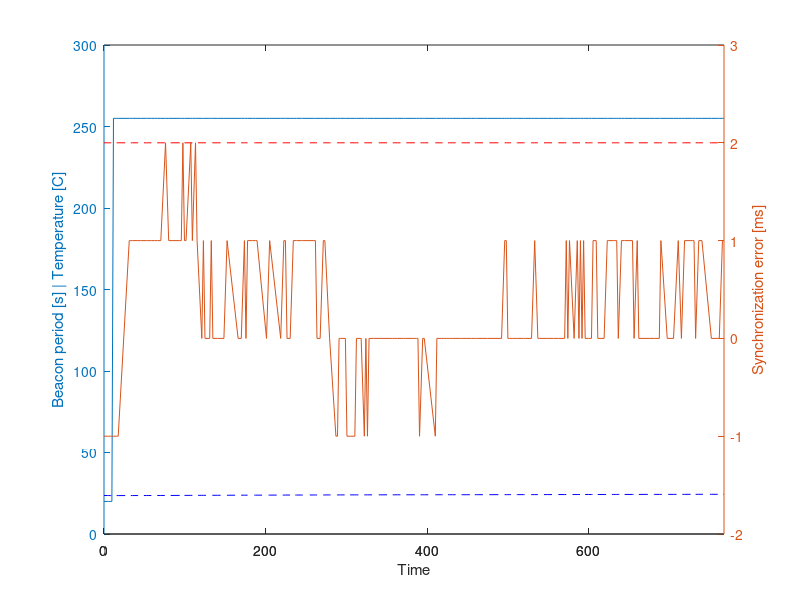

Reproduce this figure in MATLAB. (Note: this script raises an error after producing the figure.)
data = dlmread('2014-12-22 20-13-52.txt'); % Stable measurements
%data = dlmread('2014-12-22 16-37-55.txt'); % Unstable measurements
%data = dlmread('2014-12-22 15-49-36.txt');
%data = dlmread('2014-12-22 15-26-48.txt');
%data = dlmread('2014-12-22 12-42-09.txt');

j = 1;
pairedData = zeros(length(data),6);
% pairedData = [timeSyncError, beaconPeriod, drift, skew, temp, seq, timestamp]
for i = 1:length(data)-1
   if ((abs(data(i,7) - data (i+1,7)) < 50) && (data(i,1)-data(i+1,1) ~= 0))
       if (abs(data(i,2)-data(i+1,2)) > 1000000)
           % outlier
           continue;
       end
       
       if(data(i,1) == 1) % parent is i, child is i+1
            pairedData(j,1) = data(i,2)-data(i+1,2);
            pairedData(j,2) = data(i,3);
            pairedData(j,3) = data(i,4);
            pairedData(j,4) = data(i+1,4);
            pairedData(j,5) = data(i+1,5);
            pairedData(j,6) = data(i,6);
            pairedData(j,7) = data(i,7);
       else % parent is i+1, child is i
            pairedData(j,1) = data(i+1,2)-data(i,2);
            pairedData(j,2) = data(i+1,3);
            pairedData(j,3) = data(i+1,4);
            pairedData(j,4) = data(i,4);
            pairedData(j,5) = data(i,5);
            pairedData(j,6) = data(i+1,6);
            pairedData(j,7) = data(i+1,7);
       end
       j = j+1;
   else
       % no match
   end
end
pairedData  = pairedData(1:j-1,:);

% Remove unwanted parts:
%pairedData  = pairedData(11:length(pairedData),:); %Unstable
pairedData  = pairedData(30:length(pairedData)/2-75,:); %Stable

% Normalize timestamps
pairedData(:,7) = (pairedData(:,7)-pairedData(1,7))/1000;

figure(1)
clf

% SyncError, beacon period, temperature and error bound vs time
[hAx,pBeacon,pError] = plotyy(pairedData(:,7),pairedData(:,2),pairedData(:,7),pairedData(:,1));
set(get(hAx(1),'Ylabel'),'String','Beacon period [s] | Temperature [C]') 
set(get(hAx(2),'Ylabel'),'String','Synchronization error [ms]')

axes(hAx(1))
hold on
plot(pairedData(:,7),pairedData(:,5),'--b');
xlabel('Time')

axes(hAx(2))
hold on
plot(pairedData(:,7),ones(size(pairedData(:,7)))*2,'--r');
ylim([-2 3])
hAx(2).YTick = [-2 -1 0 1 2 3];
title('Time Synchronization Error')
xlabel('Time')

grid minor
legend(...
    'Synchronization error',...
    'Average error bound',...
    'Beacon period [s]',...
    'Temperature [C]')

%%
figure(2)
% Drift and temperature vs time
[hAx2,pBeacon,pError] = plotyy(pairedData(:,7),pairedData(:,3),pairedData(:,7),pairedData(:,5)); 

title('Drift and temperature')
xlabel('Time')

ylabel(hAx2(1),'Drift ms / s^2') % left y-axis
ylabel(hAx2(2),'Temperature [C]') % right y-axis

grid minor
legend(...
    'Drift [ms/s^2]',...
    'Temperature [C]')

pairedData  = pairedData(11:length(pairedData),:); %Unstable
figure(3)
% Skew and temperature vs time
[hAx2,pBeacon,pError] = plotyy(pairedData(:,7),pairedData(:,4),pairedData(:,7),pairedData(:,5)); 

title('Skew and temperature')
xlabel('Time')

ylabel(hAx2(1),'Skew [ms / s]') % left y-axis
ylabel(hAx2(2),'Temperature [C]') % right y-axis

grid minor
legend(...
    'Skew [ms/s]',...
    'Temperature [C]')
